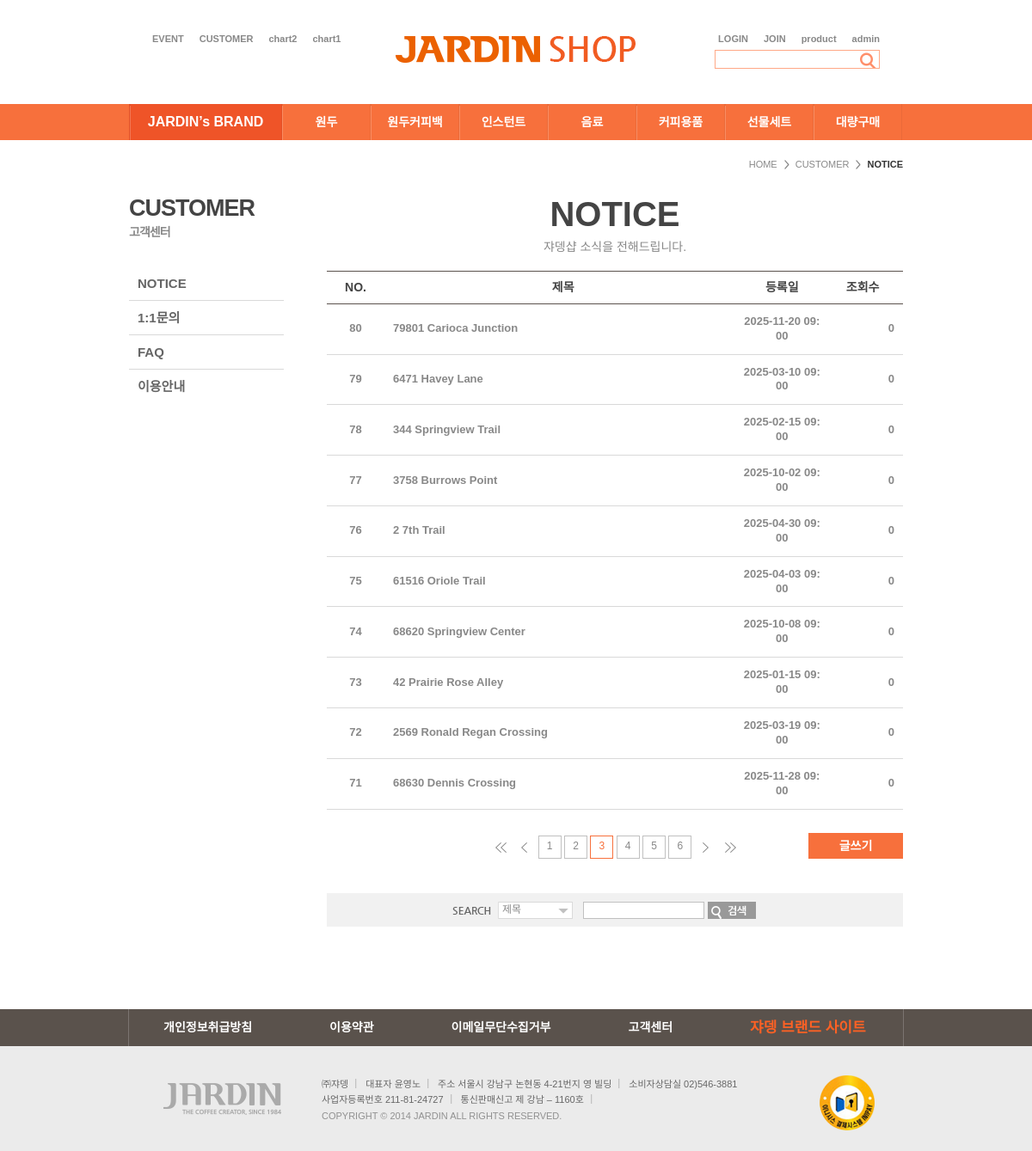
Page /customer/clist/?page=3&category=&search= on the committed database.
### customer/models.py (models this page shows, shortened)
class Board(models.Model):
    bno = models.AutoField(primary_key=True)
    btitle = models.CharField(max_length=1000)
    bcontent = models.TextField()
    member = models.ForeignKey(Member,on_delete=models.SET_NULL,null=True)
    bgroup = models.IntegerField(default=0)
    bstep = models.IntegerField(default=0)
    bindent = models.IntegerField(default=0)
    bhit = models.IntegerField(default=0) #조회수
    bfile = models.FileField(default='',null=True)
    bdate = models.DateTimeField(auto_now=True)
    likes = models.ManyToManyField(Member,related_name='likes_member',null=True,blank=True)

### customer/views.py (the view, shortened to what this page needs)
# urls.py: path('clist/',views.clist,name='clist'),
def clist(request):
    category=request.GET.get('category','')
    search=request.GET.get('search','')
    print('넘어온 데이터 => ',category,search)
    if not search:
        qs=Board.objects.all().order_by('-bgroup','bstep')
    page=int(request.GET.get('page',1))# 없으면 default=1
    paginator=Paginator(qs,10)
    list_qs=paginator.get_page(page)
    context={'list':list_qs,'page':page,'category':category,'search':search}
    return render(request,'customer/clist.html',context)

### customer/templates/customer/clist.html (shortened to what this page needs)
{% extends "base.html" %}
{% block body %}
	<div id="container">
		<div id="location">
			<ol>
				<li><a href="#">HOME</a></li>
				<li><a href="#">CUSTOMER</a></li>
				<li class="last">NOTICE</li>
			</ol>
		</div>
		<div id="outbox">
			<div id="left">
				<div id="title2">CUSTOMER<span>고객센터</span></div>
				<ul>
					<li><a href="#" id="leftNavi1">NOTICE</a></li>
					<li><a href="#" id="leftNavi2">1:1문의</a></li>
					<li><a href="#" id="leftNavi3">FAQ</span></a></li>
					<li class="last"><a href="#" id="leftNavi4">이용안내</a></li>
				</ul>
			</div><script type="text/javascript">initSubmenu(1,0);</script>
			<div id="contents">
				<div id="customer">
					<h2><strong>NOTICE</strong><span>쟈뎅샵 소식을 전해드립니다.</span></h2>
					<div class="orderDivMt">
						<table summary="NO, 제목, 등록일, 조회수 순으로 공지사항을 조회 하실수 있습니다." class="orderTable2" border="1" cellspacing="0">
							<colgroup>
							<col width="10%" class="tnone" />
							<col width="*" />
							<col width="14%" class="tw25" />
							<col width="14%" class="tnone" />
							</colgroup>
							<thead>
								<th scope="col" class="tnone">NO.</th>
								<th scope="col">제목</th>
								<th scope="col">등록일</th>
								<th scope="col" class="tnone">조회수</th>
							</thead>
							<tbody>
								{% for c in list %}
								<tr id='{{c.bno}}'>
									<td class="tnone">{{c.bno}}</td>
									<td class="left">
										<a href="/customer/cview/{{c.bno}}/" class="lightgray">{{c.btitle}}</a>
									</td>
									<td>{{c.bdate|date:'Y-m-d H:i'}}</td>
									<td class="tnone right">{{c.bhit}}</td>
								</tr>
								{% endfor %}
							</tbody>
						</table>
					</div>
					<div class="btnAreaList">
						<div class="bwright">
							<ul>
								<li><a href="/customer/cwrite/" class="sbtnMini">글쓰기</a></li>
							</ul>
						</div>
						<div class="allPageMoving1">
						{% if list.has_previous %}
						<a href="/customer/clist/?page=1" class="n"><img src="/static/images/btn/btn_pre2.gif" alt="처음으로"/></a>
						<a href="/customer/clist/?page={{list.previous_page_number}}" class="pre"><img src="/static/images/btn/btn_pre1.gif" alt="앞페이지로"/></a>
						{% else %}
						<a class="n"><img src="/static/images/btn/btn_pre2.gif" alt="처음으로"/></a>
						<a class="pre"><img src="/static/images/btn/btn_pre1.gif" alt="앞페이지로"/></a>
						{% endif %}
						{% for p in list.paginator.page_range %}
							{% if p >= list.number|add:'-3' and p <= list.number|add:'3' %}
								{% if p == page %}
								<strong>{{p}}</strong>
								{% else %}
								<a href="/customer/clist/?page={{p}}&category={{category}}&search={{search}}">{{p}}</a>
								{% endif %}
							{% endif %}
						{% endfor %}
						 {% if list.has_next %}
						<a href="/customer/clist/?page={{list.next_page_number}}" class="next"><img src="/static/images/btn/btn_next1.gif" alt="뒤페이지로"/></a>
						<a href="/customer/clist/?page={{list.paginator.num_pages}}" class="n"><img src="/static/images/btn/btn_next2.gif" alt="마지막페이지로"/></a>
						{% else %}
						<a class="next"><img src="/static/images/btn/btn_next1.gif" alt="뒤페이지로"/></a>
						<a class="n"><img src="/static/images/btn/btn_next2.gif" alt="마지막페이지로"/></a>
						{% endif %}
						</div>
					</div>
					<div class="searchWrap">
						<div class="search">
							<form action="/customer/clist/" method="get" name='searchFrm'>
								<ul>
									<li class="web"><img src="/static/images/txt/txt_search.gif" alt="search" /></li>
									<li class="se">
									</li>
									<li><input type="text" name='search' class="searchInput" /></li>
									<li class="web"><a onclick="searchBtn()"><img src="/static/images/btn/btn_search.gif" alt="검색" /></a></li>
								</ul>
							</form>
						</div>
					</div>
				</div>
			</div>
		</div>
	</div>
{% endblock body %}

### static/css/layout.css (style rules this page uses)
html { overflow-y:scroll; width:100%; }

### static/css/content.css (style rules this page uses)
#container { position:relative; max-width:900px; padding:46px 0 40px 0; margin:0 auto; *zoom:1; }
#container:after { content:""; display:block; clear:both; }
#outbox { width:100%; margin:20px 0 0 0; overflow:hidden; }
#location { position:absolute; right:0; top:11px; overflow:hidden; }
#location ol { float:right; padding:0 0 0 7px; }
#location ol li { float:left; padding:12px 14px 12px 7px; line-height:1; font-size:11px; color:#888; background:url('../images/bg/bg_location.gif') right 12px no-repeat; }
#location ol li.last { background:url(none); padding:12px 0 12px 7px; color:#333; font-weight:600; }
#location ol li a { text-decoration:none; color:#888; }
#left { float:left; width:180px; margin:0 50px 0 0; overflow:hidden; }
#left #title2 { width:100%; height:81px; font-size:27px; color:#444; font-weight:600; letter-spacing:-1px; line-height:1; }
#left #title2 span { display:block; font-size:14px; color:#888; font-weight:600; line-height:2; }
#left ul li { width:100%; height:29px; border-bottom:1px #d9d9d9 solid; padding:5px 0; }
#left ul li a { display:block; height:29px; line-height:29px; padding:0 0 0 10px; color:#666; font-size:15px; font-weight:600; }
#left ul li.last { border:0; }
#contents { float:left; width:670px; }
#contents h2 { height:86px; text-align:center; border-bottom:1px #5b524d solid; }
#contents h2 strong { width:100%; display:block; font-size:40px; font-weight:600; color:#444; margin:0 0 10px 0; }
#contents h2 span { width:100%; display:block; font-size:14px; color:#888; font-weight:normal; line-height:1.2; word-break:keep-all; }
.orderDivMt { width:100%; border-top:1px #5b524d solid; margin:-1px 0 0 0; overflow:hidden; }
.orderTable2 { width:100%; border-width:0; border-spacing:0; border-style:none; font-size:14px; }
.orderTable2 th { color:#444; vertical-align:middle; text-align:center; font-size:14px; font-weight:600; border-bottom:1px #5b524d solid; padding:10px 0; line-height:1.2; }
.orderTable2 td { color:#888; vertical-align:middle; text-align:center; font-size:13px; font-weight:600; line-height:1.3; padding:12px 0; border-bottom:1px #d9d9d9 solid; }
.orderTable2 td.left { padding:12px 10px; text-align:left; font-size:13px; }
.orderTable2 td.right { padding:20px 10px; text-align:right; font-size:13px; }
.orderTable2 td a { color:#666; font-weight:600; }
.searchInput { width:134px; height:18px; line-height:18px; background:#fff; border:1px #c0c0c0 solid; padding:0 0 0 5px; font-size:12px; margin:0 4px 0 0; }
.sbtnMini { display:block; width:110px; height:30px; line-height:30px; background:#f7703c; color:#fff !important; font-size:14px; font-weight:600; text-align:center; }
.btnAreaList { position:relative; width:100%; text-align:center; clear:both; }
.bwright { position:absolute; right:0; top:-3px; margin:0 0 0 5px; }
.bwright li { float:left; padding:0 0 0 10px; }
.allPageMoving1 { margin:30px 0 0 0; }
.allPageMoving1 * { vertical-align:top; }
.allPageMoving1 a { display:inline-block;width:25px;height:25px;line-height:23px;color:#888;text-decoration:none; border:1px #c0c0c0 solid; background:#fff; font-size:12px; }
.allPageMoving1 a.n { border:0;padding:0; }
.allPageMoving1 a.pre { border:0;padding:0; }
.allPageMoving1 a.next { border:0;padding:0; }
.allPageMoving1 a img { vertical-align:top; }
.allPageMoving1 strong { display:inline-block; width:25px; height:25px; line-height:23px; color:#f7703c; text-decoration:none; border:1px #f7703c solid; background:#fff; font-size:12px; font-weight:normal; }
.searchWrap { width:100%; background:#f1f1f1; padding:10px 0 9px 0; margin:40px 0 0 0; }
.search { width:380px; margin:0 auto; text-align:center; overflow:hidden; }
.search ul li { float:left; }
.search ul li.se { margin:0 12px 0 0; }
.lightgray { color:#888 !important; }

### rows in the picture
Board: bno "80", btitle "79801 Carioca Junction", bdate "2025-11-20 09:00", bhit "0"
Board: bno "79", btitle "6471 Havey Lane", bdate "2025-03-10 09:00", bhit "0"
Board: bno "78", btitle "344 Springview Trail", bdate "2025-02-15 09:00", bhit "0"
Board: bno "77", btitle "3758 Burrows Point", bdate "2025-10-02 09:00", bhit "0"
Board: bno "76", btitle "2 7th Trail", bdate "2025-04-30 09:00", bhit "0"
Board: bno "75", btitle "61516 Oriole Trail", bdate "2025-04-03 09:00", bhit "0"
Board: bno "74", btitle "68620 Springview Center", bdate "2025-10-08 09:00", bhit "0"
Board: bno "73", btitle "42 Prairie Rose Alley", bdate "2025-01-15 09:00", bhit "0"
Board: bno "72", btitle "2569 Ronald Regan Crossing", bdate "2025-03-19 09:00", bhit "0"
Board: bno "71", btitle "68630 Dennis Crossing", bdate "2025-11-28 09:00", bhit "0"

### other values in the picture
{{ p }} "1" "2" "4" "5" "6"
{{ p }} "3"
